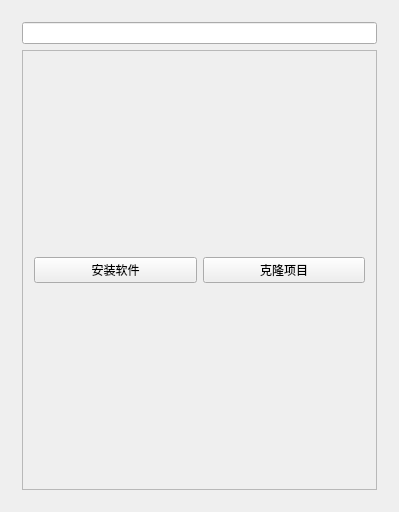
<?xml version="1.0" encoding="UTF-8"?>
<ui version="4.0">
 <class>UoskitGui</class>
 <widget class="QWidget" name="UoskitGui">
  <property name="geometry">
   <rect>
    <x>0</x>
    <y>0</y>
    <width>399</width>
    <height>512</height>
   </rect>
  </property>
  <property name="windowTitle">
   <string>UoskitGui</string>
  </property>
  <layout class="QGridLayout" name="gridLayout_3">
   <item row="0" column="0">
    <widget class="QWidget" name="widget" native="true">
     <layout class="QGridLayout" name="gridLayout_2">
      <item row="0" column="0">
       <widget class="QLineEdit" name="path_line"/>
      </item>
      <item row="1" column="0">
       <widget class="QFrame" name="frame">
        <property name="frameShape">
         <enum>QFrame::StyledPanel</enum>
        </property>
        <property name="frameShadow">
         <enum>QFrame::Raised</enum>
        </property>
        <layout class="QGridLayout" name="gridLayout">
         <item row="1" column="1">
          <widget class="QPushButton" name="clone_btn">
           <property name="text">
            <string>克隆项目</string>
           </property>
          </widget>
         </item>
         <item row="1" column="0">
          <widget class="QPushButton" name="software_btn">
           <property name="text">
            <string>安装软件</string>
           </property>
          </widget>
         </item>
        </layout>
       </widget>
      </item>
     </layout>
    </widget>
   </item>
  </layout>
 </widget>
 <layoutdefault spacing="6" margin="11"/>
 <resources/>
 <connections/>
</ui>
